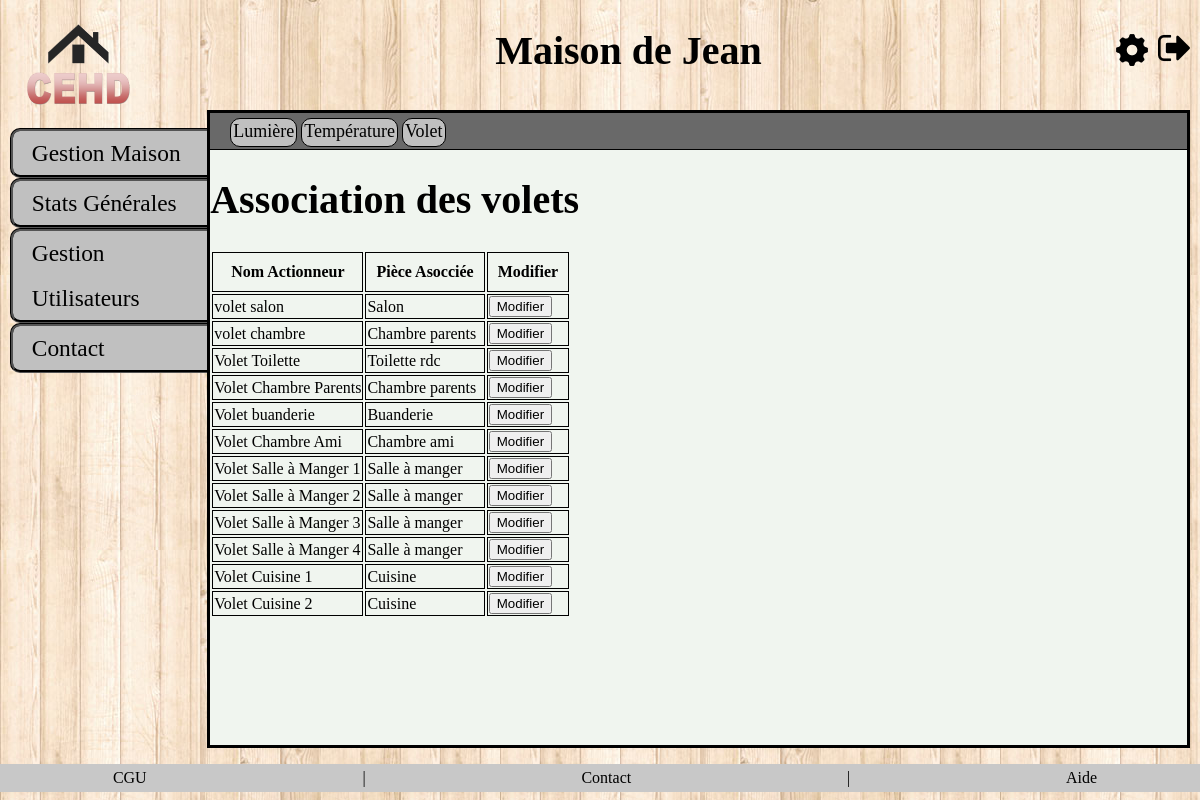
Page /index.php?action=link_module_shutter (signed in) on the committed database.
### tables this page shows
CREATE TABLE `effector` (
  `id_effector` int(2) UNSIGNED ZEROFILL NOT NULL,
  `effector_type` enum('LIGHT_CTRL','TEMP_CTRL','SHUTTER_CTRL') NOT NULL,
  `request_value` float UNSIGNED DEFAULT NULL,
  `effector_name` varchar(30) DEFAULT NULL,
  `id_room` int(10) UNSIGNED ZEROFILL NOT NULL
);

CREATE TABLE `room` (
  `id_room` int(10) UNSIGNED ZEROFILL NOT NULL,
  `name` varchar(20) NOT NULL,
  `floor_name` varchar(20) NOT NULL,
  `size` float UNSIGNED NOT NULL,
  `room_type` enum('CHAMBRE','SALON','CUISINE','SALLE DE BAIN','TOILETTE','BUREAU','AUTRE') NOT NULL,
  `id_home` int(10) UNSIGNED ZEROFILL NOT NULL
);

### model/backend.php (called while the page is built, shortened)
<?php
function get_id_home($id_user){
    $db=dbConnect();
    $req=$db->prepare('SELECT id_home FROM user_home WHERE id_user=?');
    $req->bindValue(1,$id_user,PDO::PARAM_INT);
    $req->execute();
    $id_home=$req->fetch();
    return $id_home;
}

### controller/effector.php (called while the page is built, shortened)
<?php
require_once ROOT.'/model/effector.php';
function getEffectorShutter($id_user){
    $target_home=get_id_home($id_user);
    $req2=get_effector_shutter($_SESSION['target_home']);
    return $req2;
}

### model/effector.php (called while the page is built, shortened)
<?php
function get_effector_shutter($id_home){
    $db =dbConnect();
    $req2 = $db-> prepare( 'SELECT
    `id_effector`,`effector_type`,`effector_name`,`id_room`,`name`
    FROM room NATURAL JOIN effector
    WHERE id_home=? and effector_type=?');
    $req2->bindValue(1,$id_home,PDO::PARAM_INT);
    $req2->bindValue(2,'SHUTTER_CTRL',PDO::PARAM_STR);
    $req2->execute();
    return $req2;
}

### view/frontend/link_module_shutter.php (the view, shortened to what this page needs)
    <h1>Association des volets</h1>
    <table class="display" id="table_id">
        <thead>
        <tr>
            <th>Nom Actionneur</th>
            <th>Pièce Asocciée</th>
            <th>Modifier</th>
        </tr>
        </thead>
        <tbody>
        <?php
        while ($donnees1 = $req2->fetch()){
            ?>
            <tr>
                <td><?= $donnees1['effector_name'];?></td>
                <td><?= $donnees1['name'];?></td>
                <td><a href="index.php?action=edit_effector_form&id=<?= $donnees1['id_effector'];?>"><button>Modifier</button></a></td>
            </tr>
        <?php } ?>
        </tbody>
    </table>
<?php require('template_link.php'); ?>

### public/css/style.css (style rules this page uses)
@media screen and (min-width: 915px ) { body { height: 100vh; margin: 0; padding: 0; display: flex; flex-direction: column; background-image: url('../img/fond.jpg'); } }
@media screen and (min-width: 915px ) { h1 { font-weight: bold; font-size: 2em; } }
@media screen and (min-width: 915px ) { h1 { font-size: 2.5em; } }
@media screen and (min-width: 915px ) { .ref_table td, th { border: 1px solid black; padding: 10px; } }
@media screen and (min-width: 915px ) { .associer_lumiere, td, th { border: 1px solid black; border-collapse: collapse; margin-left: 10px; } }

### rows in the picture
effector: effector_name "volet salon", id_room.name "Salon"
effector: effector_name "volet chambre", id_room.name "Chambre parents"
effector: effector_name "Volet Toilette", id_room.name "Toilette rdc"
effector: effector_name "Volet Chambre Parents", id_room.name "Chambre parents"
effector: effector_name "Volet buanderie", id_room.name "Buanderie"
effector: effector_name "Volet Chambre Ami", id_room.name "Chambre ami"
effector: effector_name "Volet Salle à Manger 1", id_room.name "Salle à manger"
effector: effector_name "Volet Salle à Manger 2", id_room.name "Salle à manger"
effector: effector_name "Volet Salle à Manger 3", id_room.name "Salle à manger"
effector: effector_name "Volet Salle à Manger 4", id_room.name "Salle à manger"
effector: effector_name "Volet Cuisine 1", id_room.name "Cuisine"
effector: effector_name "Volet Cuisine 2", id_room.name "Cuisine"

### other values in the picture
$_SESSION['name'] "Jean"
